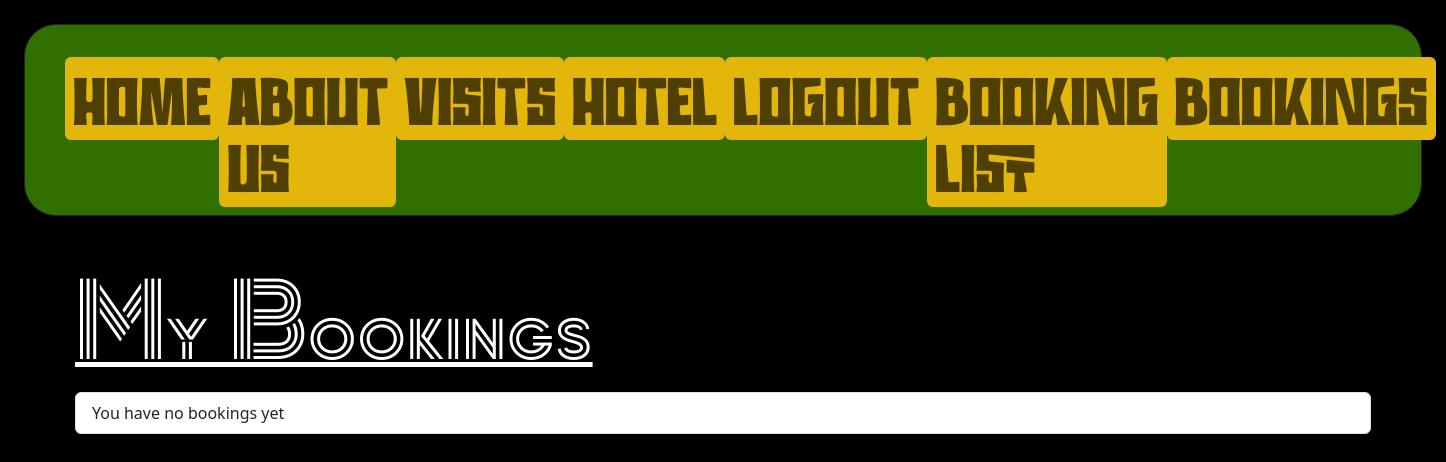
Before: /booking_room/ (signed in) with the older database file.
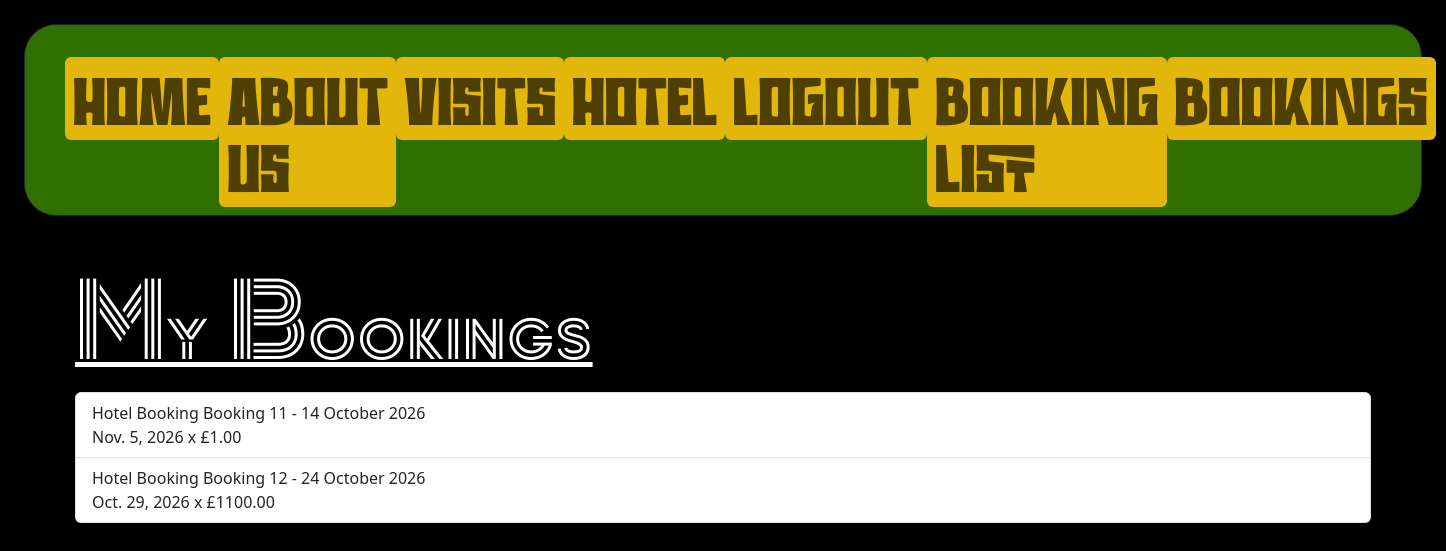
After: the same page with the newer database file.
### website/models.py (models this page shows, shortened)
class Booking(models.Model):
    ACCOMMODATION_CHOICES = [
        ('red_panda', 'Red Panda Lodge (£150/night)'),
        ('panda_suite', 'Panda Sanctuary Suite (£220/night)'),
        ('safari_cabin', 'Wildlife Safari Cabin (£180/night)'),
    ]
    full_name = models.CharField(max_length=100)
    email = models.EmailField()
    accommodation_type = models.CharField(max_length=50, choices=ACCOMMODATION_CHOICES)
    check_in = models.DateField()
    check_out = models.DateField()
    guests = models.PositiveIntegerField(default=2)
    special_requests = models.TextField(blank=True, null=True)
    created_at = models.DateTimeField(auto_now_add=True)
    user = models.ForeignKey(settings.AUTH_USER_MODEL, on_delete=models.PROTECT, related_name="booking_list")
    price = models.DecimalField(max_digits=6, decimal_places=2)

### website/views.py (the view)
# urls.py: path('booking_room/', views.booking_list, name="booking_list")
@login_required
def booking_list(request):
    hBookings = Booking.objects.filter(user=request.user)
    return render(request, "webpages/booking_list.html", {"hBookings":hBookings})

### website/templates/webpages/booking_list.html
{% extends "webpages/base.html" %}
{% block content  %}
<div class="container py-4">
<h1>My Bookings</h1>
<ul class="list-group">
    {% for booking in hBookings %}
    <li class="list-group-item">
        <div>
            Hotel Booking Booking {{booking.pk}} - {{booking.check_in|date:"j F Y"}}
        </div>
        <p class="mb-0">{{booking.check_out}} x £{{ booking.price }}</p>
    </li>
    {% empty %}
    <li class="list-group-item">You have no bookings yet</li>
</ul>
{% endfor %}
</div>
{% endblock %}

### website/templates/webpages/base.html (shortened to what this page needs)
{% load django_bootstrap5 %}
{% load static %}
<!DOCTYPE html>
<html lang="en">
<head>
    {% bootstrap_css %}
    <link rel="stylesheet" href="{% static 'css/syle.css' %}" >
</head>
<body style="background-image: url('{% static 'images/' %}{{background_img}}');" >
    {% include 'components/navbar.html' %}
    {% block content %}
    {% endblock %}
</body>
</html>

### website/templates/components/navbar.html (shortened to what this page needs)
{% load static %}
{% load django_bootstrap5 %}
<nav class="navbar navbar-expand-lg bg-primary m-4 rounded-5 border border-dark">
  <div class="container-fluid px-4">
    <div class="collapse navbar-collapse" id="navbarNav">
      <ul class="navbar-nav d-flex justify-content-around w-100 pt-4 display-4 ">
        <li class="nav-item ">
          <a class="nav-link bg-secondary rounded" aria-current="page" href="{%url ''%}">Home</a>
        </li>
        <li class="nav-item">
          <a class="nav-link bg-secondary rounded" href="{%url 'about' %}">About Us</a>
        </li>
        <li class="nav-item">
          <a class="nav-link bg-secondary rounded" href="{%url 'visit' %}">Visits</a>
        </li>
        <li class="nav-item">
          <a class="nav-link bg-secondary rounded" href="{%url 'hotel'%}">Hotel</a>
        </li>
        {% if not user.is_authenticated %}
        <li class="nav-item">
          <a class="nav-link bg-secondary rounded" href="{%url 'login'%}">Login</a>
        </li>
        <li class="nav-item">
        <a class="nav-link bg-secondary rounded" href="{% url 'register' %}">Register</a>
        </li>
        {% else %}
        <li class="nav-item">
          <a class="nav-link bg-secondary rounded" href="{% url 'logout' %}">Logout</a>
        </li>
        <li class="nav-item">
          <a class="nav-link bg-secondary rounded" href="{% url 'booking_list' %}">Booking List</a>
        </li>
        <li class="nav-item">
          <a class="nav-link bg-secondary rounded" href="{%url 'bookings'%}">Bookings</a>
        </li>
        {% endif %}
      </ul>
    </div>
  </div>
</nav>

### static/css/syle.css (style rules this page uses)
:root { --bs-primary: #307000; --bs-primary-rgb: 48, 112, 0; --bs-secondary: #E2B60A; --bs-secondary-rgb: 226, 182, 10; }
body { background-color: black; text-decoration-color: white; background-size: cover; }
h1 { color: white; text-decoration: underline 5px; font-family: Tokyo; font-size: 100px; }
.navbar { font-family: Trunks; }

Changed rows visible on the page:
added Booking: pk "11", check_in "14 October 2026", check_out "Nov. 5, 2026", price "1.00"
added Booking: pk "12", check_in "24 October 2026", check_out "Oct. 29, 2026", price "1100.00"
Other visible differences:
text no longer shown: "You have no bookings yet"
